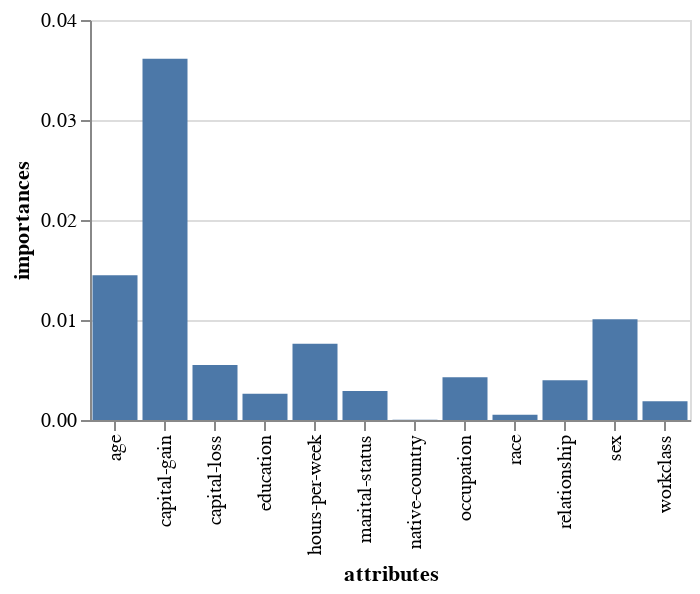

This figure's notebook cell:
### Code cell
alt.Chart(pd.DataFrame({
    "attributes": avg_importance.keys(),
    "importances": avg_importance.values(),
})).mark_bar().encode(
    x="attributes:N",
    y="importances:Q",
).properties(
    width=300,
    height=200
)

### Figure 1 — Vega-Lite specification as saved in the notebook (floating-point values rounded to 4 significant figures)
{"config": {"view": {"continuousWidth": 400, "continuousHeight": 300}}, "data": {"name": "data-c001fab5d9fffbf25e8365847877cca8"}, "mark": "bar", "encoding": {"x": {"type": "nominal", "field": "attributes"}, "y": {"type": "quantitative", "field": "importances"}}, "height": 200, "width": 300, "$schema": "https://vega.github.io/schema/vega-lite/v4.8.1.json", "datasets": {"data-c001fab5d9fffbf25e8365847877cca8": [{"attributes": "capital-gain", "importances": 0.03612}, {"attributes": "occupation", "importances": 0.004269}, {"attributes": "age", "importances": 0.01447}, {"attributes": "education", "importances": 0.002633}, {"attributes": "marital-status", "importances": 0.00291}, {"attributes": "sex", "importances": 0.01008}, {"attributes": "relationship", "importances": 0.003977}, {"attributes": "hours-per-week", "importances": 0.007632}, {"attributes": "workclass", "importances": 0.001871}, {"attributes": "capital-loss", "importances": 0.005502}, {"attributes": "race", "importances": 0.0005313}, {"attributes": "native-country", "importances": 3.066e-05}]}}
